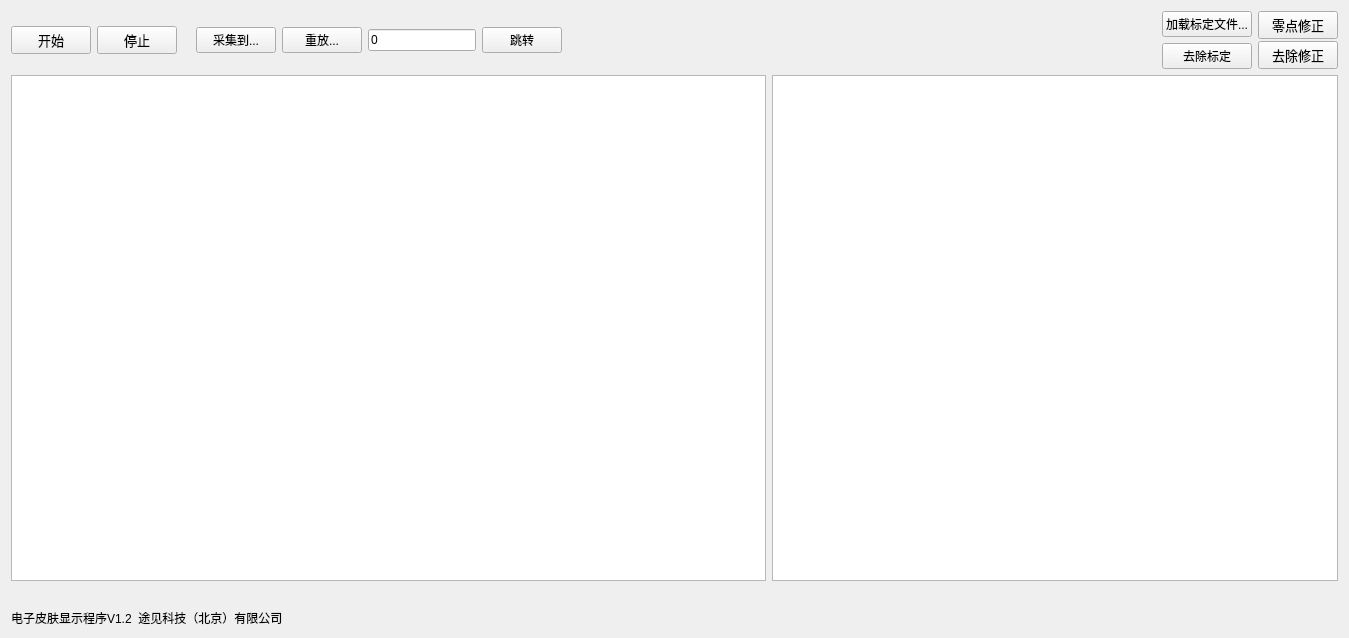
<?xml version="1.0" encoding="UTF-8"?>
<ui version="4.0">
 <class>Form</class>
 <widget class="QWidget" name="Form">
  <property name="geometry">
   <rect>
    <x>0</x>
    <y>0</y>
    <width>1349</width>
    <height>638</height>
   </rect>
  </property>
  <property name="windowTitle">
   <string>Form</string>
  </property>
  <layout class="QGridLayout" name="gridLayout">
   <item row="0" column="0">
    <layout class="QHBoxLayout" name="horizontalLayout_3">
     <item>
      <widget class="QPushButton" name="button_start">
       <property name="font">
        <font>
         <family>Arial</family>
         <pointsize>10</pointsize>
        </font>
       </property>
       <property name="text">
        <string>开始</string>
       </property>
      </widget>
     </item>
     <item>
      <widget class="QPushButton" name="button_stop">
       <property name="font">
        <font>
         <family>Arial</family>
         <pointsize>10</pointsize>
        </font>
       </property>
       <property name="text">
        <string>停止</string>
       </property>
      </widget>
     </item>
     <item>
      <spacer name="horizontalSpacer">
       <property name="orientation">
        <enum>Qt::Horizontal</enum>
       </property>
       <property name="sizeType">
        <enum>QSizePolicy::Fixed</enum>
       </property>
       <property name="sizeHint" stdset="0">
        <size>
         <width>13</width>
         <height>20</height>
        </size>
       </property>
      </spacer>
     </item>
     <item>
      <widget class="QPushButton" name="button_save_to">
       <property name="text">
        <string>采集到...</string>
       </property>
      </widget>
     </item>
     <item>
      <widget class="QPushButton" name="button_replay">
       <property name="text">
        <string>重放...</string>
       </property>
      </widget>
     </item>
     <item>
      <widget class="QLineEdit" name="replay_time">
       <property name="sizePolicy">
        <sizepolicy hsizetype="Fixed" vsizetype="Fixed">
         <horstretch>0</horstretch>
         <verstretch>0</verstretch>
        </sizepolicy>
       </property>
       <property name="baseSize">
        <size>
         <width>0</width>
         <height>0</height>
        </size>
       </property>
       <property name="text">
        <string>0</string>
       </property>
      </widget>
     </item>
     <item>
      <widget class="QPushButton" name="button_replay_goto">
       <property name="text">
        <string>跳转</string>
       </property>
      </widget>
     </item>
     <item>
      <spacer name="horizontalSpacer_3">
       <property name="orientation">
        <enum>Qt::Horizontal</enum>
       </property>
       <property name="sizeHint" stdset="0">
        <size>
         <width>188</width>
         <height>20</height>
        </size>
       </property>
      </spacer>
     </item>
     <item>
      <layout class="QVBoxLayout" name="verticalLayout_2">
       <item>
        <widget class="QPushButton" name="button_load_calibration">
         <property name="text">
          <string>加载标定文件...</string>
         </property>
        </widget>
       </item>
       <item>
        <widget class="QPushButton" name="button_exit_calibration">
         <property name="text">
          <string>去除标定</string>
         </property>
        </widget>
       </item>
      </layout>
     </item>
     <item>
      <layout class="QVBoxLayout" name="verticalLayout_6">
       <property name="spacing">
        <number>2</number>
       </property>
       <item>
        <widget class="QPushButton" name="button_set_zero">
         <property name="font">
          <font>
           <family>Arial</family>
           <pointsize>10</pointsize>
          </font>
         </property>
         <property name="text">
          <string>零点修正</string>
         </property>
        </widget>
       </item>
       <item>
        <widget class="QPushButton" name="button_abandon_zero">
         <property name="font">
          <font>
           <family>Arial</family>
           <pointsize>10</pointsize>
          </font>
         </property>
         <property name="text">
          <string>去除修正</string>
         </property>
        </widget>
       </item>
      </layout>
     </item>
    </layout>
   </item>
   <item row="1" column="0">
    <layout class="QHBoxLayout" name="horizontalLayout" stretch="4,3">
     <item>
      <widget class="GraphicsLayoutWidget" name="fig_image_0">
       <property name="sizePolicy">
        <sizepolicy hsizetype="Expanding" vsizetype="Expanding">
         <horstretch>0</horstretch>
         <verstretch>0</verstretch>
        </sizepolicy>
       </property>
       <property name="font">
        <font>
         <family>SimSun-ExtB</family>
         <pointsize>16</pointsize>
        </font>
       </property>
      </widget>
     </item>
     <item>
      <widget class="GraphicsLayoutWidget" name="fig_lines">
       <property name="sizePolicy">
        <sizepolicy hsizetype="Expanding" vsizetype="Expanding">
         <horstretch>0</horstretch>
         <verstretch>0</verstretch>
        </sizepolicy>
       </property>
       <property name="font">
        <font>
         <family>SimSun-ExtB</family>
         <pointsize>16</pointsize>
        </font>
       </property>
      </widget>
     </item>
    </layout>
   </item>
   <item row="2" column="0">
    <layout class="QHBoxLayout" name="horizontalLayout_2">
     <item>
      <layout class="QVBoxLayout" name="verticalLayout">
       <item>
        <widget class="QLabel" name="label_output">
         <property name="text">
          <string/>
         </property>
        </widget>
       </item>
       <item>
        <widget class="QLabel" name="label_fixed">
         <property name="text">
          <string>电子皮肤显示程序V1.2  途见科技（北京）有限公司</string>
         </property>
        </widget>
       </item>
      </layout>
     </item>
     <item>
      <widget class="QLabel" name="label">
       <property name="enabled">
        <bool>true</bool>
       </property>
       <property name="minimumSize">
        <size>
         <width>40</width>
         <height>40</height>
        </size>
       </property>
       <property name="maximumSize">
        <size>
         <width>40</width>
         <height>40</height>
        </size>
       </property>
       <property name="text">
        <string/>
       </property>
       <property name="pixmap">
        <pixmap>:/logo/LOGO.png</pixmap>
       </property>
       <property name="scaledContents">
        <bool>true</bool>
       </property>
      </widget>
     </item>
    </layout>
   </item>
  </layout>
 </widget>
 <customwidgets>
  <customwidget>
   <class>GraphicsLayoutWidget</class>
   <extends>QGraphicsView</extends>
   <header location="global">pyqtgraph</header>
  </customwidget>
 </customwidgets>
 <resources/>
 <connections/>
</ui>
